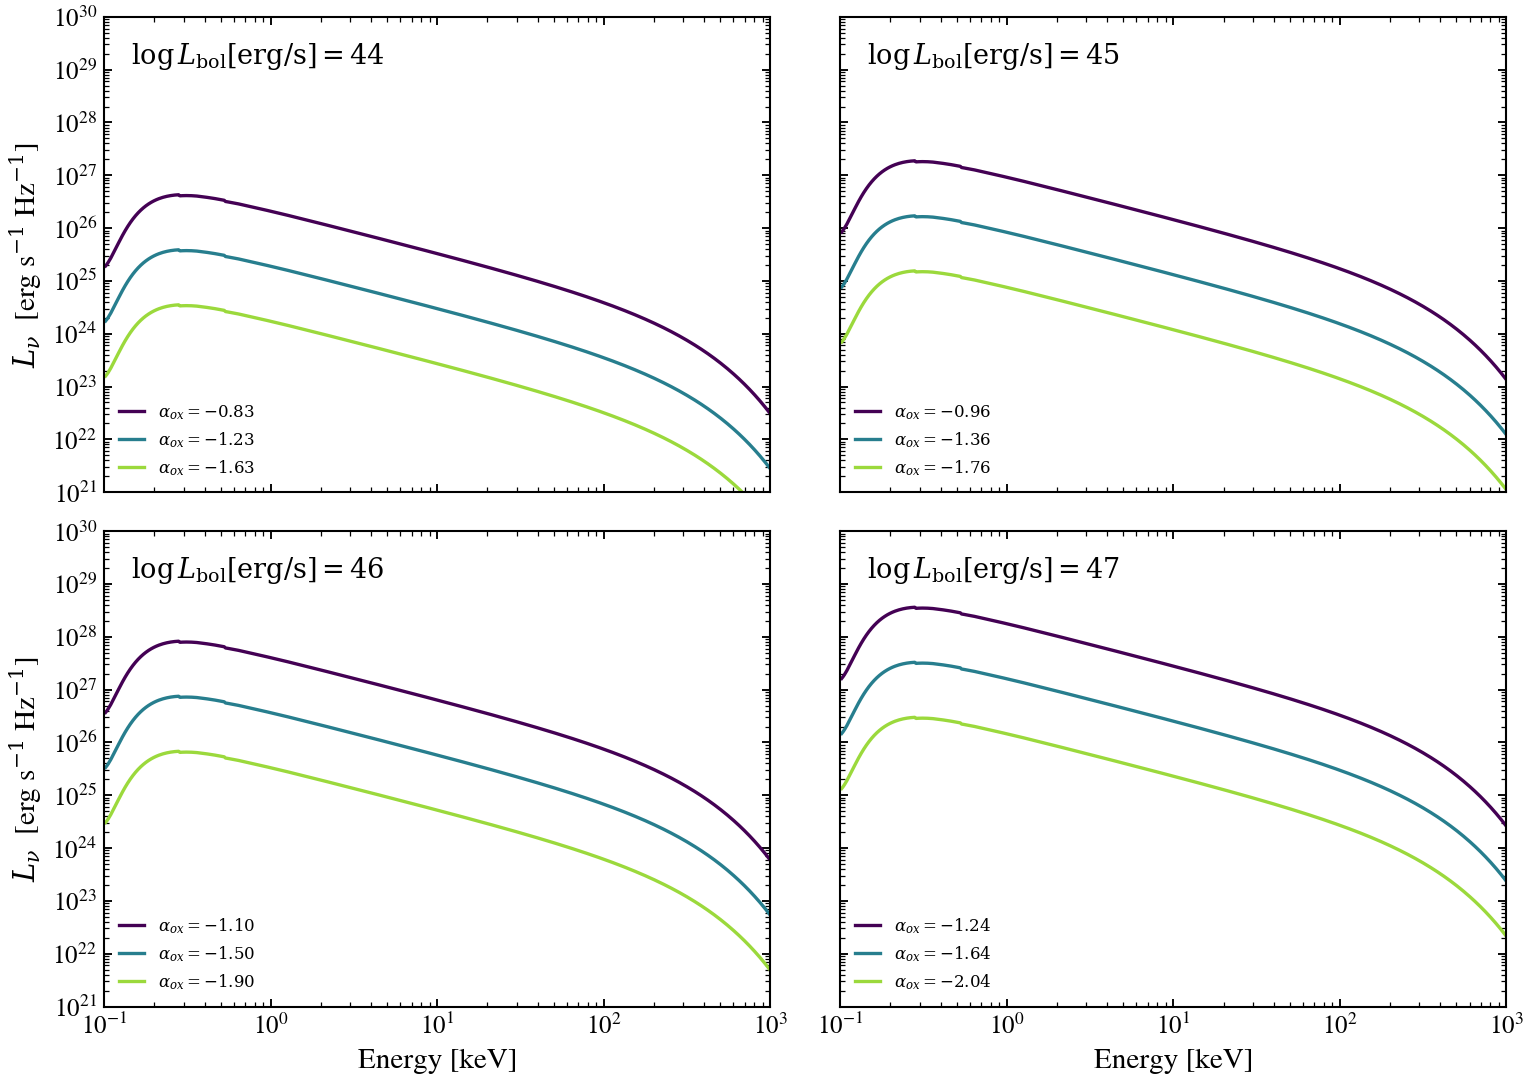

The script that saved this image:
"""
X-ray corona shape across the alpha_OX vs log L_bol plane
==========================================================

The X-ray corona response of an AGN depends jointly on bolometric
luminosity (which sets the X-ray normalisation through the
Lusso & Risaliti L_X-L_UV correlation) and on the UV-to-X-ray slope
alpha_OX (which sets the relative balance of UV and X-ray emission).
Four panels at log L_bol = 44, 45, 46, 47 erg/s overlay three
alpha_OX values each, showing that the absolute X-ray luminosity
scales with L_bol while the X-ray-to-UV ratio is set independently
by alpha_OX.

Reference: Lusso & Risaliti 2016, ApJ, 819, 154 (alpha_OX-L_UV
correlation); Wilkins et al. 2020, MNRAS, 493, 5548.
"""

import warnings

import jax.numpy as jnp
import matplotlib.pyplot as plt
import numpy as np

from tengri.analysis.plotting import setup_style
from tengri.xray import alpha_ox_from_l2500, xray_agn_corona

setup_style()
warnings.filterwarnings("ignore", message=".*BakedInBackend.*")

wavelength = jnp.logspace(np.log10(0.0124), np.log10(124.0), 512)
energy_keV = 12.398 / np.array(wavelength)

# Hopkins+2007 BC=5.15 at 2500 A
_BC_NU = 5.15 * 1.199e15

LOG_LBOL_VALUES = (44, 45, 46, 47)
DELTA_VALUES = (0.4, 0.0, -0.4)  # offsets from the Just+2007 empirical alpha_OX
COLORS = plt.cm.viridis(np.linspace(0.0, 0.85, len(DELTA_VALUES)))

fig, axes = plt.subplots(2, 2, figsize=(10.5, 7.5), sharex=True, sharey=True)
for ax, log_lbol in zip(axes.flat, LOG_LBOL_VALUES):
    L_2500 = 10.0**log_lbol / _BC_NU
    alpha_ox_base = float(alpha_ox_from_l2500(L_2500))
    for delta, color in zip(DELTA_VALUES, COLORS):
        sed = xray_agn_corona(
            wavelength,
            l_2500_30deg_erg_hz=L_2500,
            gamma=1.8,
            E_cut=300.0,
            delta_alpha_ox=float(delta),
        )
        sed_safe = np.where(np.asarray(sed) > 0, np.asarray(sed), np.nan)
        alpha_eff = alpha_ox_base + delta
        label = rf"$\alpha_{{ox}} = {alpha_eff:+.2f}$"
        ax.loglog(energy_keV, sed_safe, lw=1.6, color=color, label=label)
    ax.text(
        0.04,
        0.95,
        rf"$\log L_{{\rm bol}} [\mathrm{{erg/s}}] = {log_lbol}$",
        transform=ax.transAxes,
        va="top",
    )
    ax.set_xlim(0.1, 1000.0)
    ax.set_ylim(1.0e21, 1.0e30)
    ax.legend(frameon=False, fontsize=8, loc="lower left")
    ax.label_outer()

for ax in axes[-1, :]:
    ax.set_xlabel("Energy [keV]")
for ax in axes[:, 0]:
    ax.set_ylabel(r"$L_\nu$  [erg s$^{-1}$ Hz$^{-1}$]")

fig.tight_layout()
plt.savefig("plot_agn_alpha_ox_lbol_2d.png", dpi=150, bbox_inches="tight")
